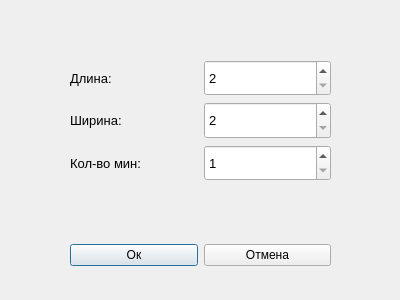
<?xml version="1.0" encoding="UTF-8"?>
<ui version="4.0">
 <class>Dialog</class>
 <widget class="QDialog" name="Dialog">
  <property name="geometry">
   <rect>
    <x>0</x>
    <y>0</y>
    <width>400</width>
    <height>300</height>
   </rect>
  </property>
  <property name="windowTitle">
   <string>Dialog</string>
  </property>
  <widget class="QWidget" name="">
   <property name="geometry">
    <rect>
     <x>70</x>
     <y>240</y>
     <width>261</width>
     <height>30</height>
    </rect>
   </property>
   <layout class="QHBoxLayout" name="horizontalLayout_2">
    <item>
     <widget class="QPushButton" name="pushButton">
      <property name="text">
       <string>Ок</string>
      </property>
     </widget>
    </item>
    <item>
     <widget class="QPushButton" name="pushButton_2">
      <property name="text">
       <string>Отмена</string>
      </property>
     </widget>
    </item>
   </layout>
  </widget>
  <widget class="QWidget" name="">
   <property name="geometry">
    <rect>
     <x>70</x>
     <y>60</y>
     <width>261</width>
     <height>121</height>
    </rect>
   </property>
   <layout class="QHBoxLayout" name="horizontalLayout">
    <item>
     <layout class="QVBoxLayout" name="verticalLayout_2">
      <item>
       <widget class="QLabel" name="label">
        <property name="sizePolicy">
         <sizepolicy hsizetype="Expanding" vsizetype="Preferred">
          <horstretch>0</horstretch>
          <verstretch>0</verstretch>
         </sizepolicy>
        </property>
        <property name="font">
         <font>
          <pointsize>10</pointsize>
         </font>
        </property>
        <property name="text">
         <string>Длина:</string>
        </property>
       </widget>
      </item>
      <item>
       <widget class="QLabel" name="label_2">
        <property name="sizePolicy">
         <sizepolicy hsizetype="Expanding" vsizetype="Preferred">
          <horstretch>0</horstretch>
          <verstretch>0</verstretch>
         </sizepolicy>
        </property>
        <property name="font">
         <font>
          <pointsize>10</pointsize>
         </font>
        </property>
        <property name="text">
         <string>Ширина:</string>
        </property>
       </widget>
      </item>
      <item>
       <widget class="QLabel" name="label_3">
        <property name="sizePolicy">
         <sizepolicy hsizetype="Expanding" vsizetype="Preferred">
          <horstretch>0</horstretch>
          <verstretch>0</verstretch>
         </sizepolicy>
        </property>
        <property name="font">
         <font>
          <pointsize>10</pointsize>
         </font>
        </property>
        <property name="text">
         <string>Кол-во мин:</string>
        </property>
       </widget>
      </item>
     </layout>
    </item>
    <item>
     <layout class="QVBoxLayout" name="verticalLayout">
      <item>
       <widget class="QSpinBox" name="spinBox">
        <property name="sizePolicy">
         <sizepolicy hsizetype="Expanding" vsizetype="Expanding">
          <horstretch>0</horstretch>
          <verstretch>0</verstretch>
         </sizepolicy>
        </property>
        <property name="font">
         <font>
          <pointsize>10</pointsize>
         </font>
        </property>
        <property name="minimum">
         <number>2</number>
        </property>
        <property name="maximum">
         <number>999</number>
        </property>
       </widget>
      </item>
      <item>
       <widget class="QSpinBox" name="spinBox_2">
        <property name="sizePolicy">
         <sizepolicy hsizetype="Minimum" vsizetype="Expanding">
          <horstretch>0</horstretch>
          <verstretch>0</verstretch>
         </sizepolicy>
        </property>
        <property name="font">
         <font>
          <pointsize>10</pointsize>
         </font>
        </property>
        <property name="minimum">
         <number>2</number>
        </property>
        <property name="maximum">
         <number>999</number>
        </property>
       </widget>
      </item>
      <item>
       <widget class="QSpinBox" name="spinBox_3">
        <property name="sizePolicy">
         <sizepolicy hsizetype="Minimum" vsizetype="Expanding">
          <horstretch>0</horstretch>
          <verstretch>0</verstretch>
         </sizepolicy>
        </property>
        <property name="font">
         <font>
          <pointsize>10</pointsize>
         </font>
        </property>
        <property name="minimum">
         <number>1</number>
        </property>
        <property name="maximum">
         <number>3</number>
        </property>
       </widget>
      </item>
     </layout>
    </item>
   </layout>
  </widget>
 </widget>
 <resources/>
 <connections/>
</ui>
